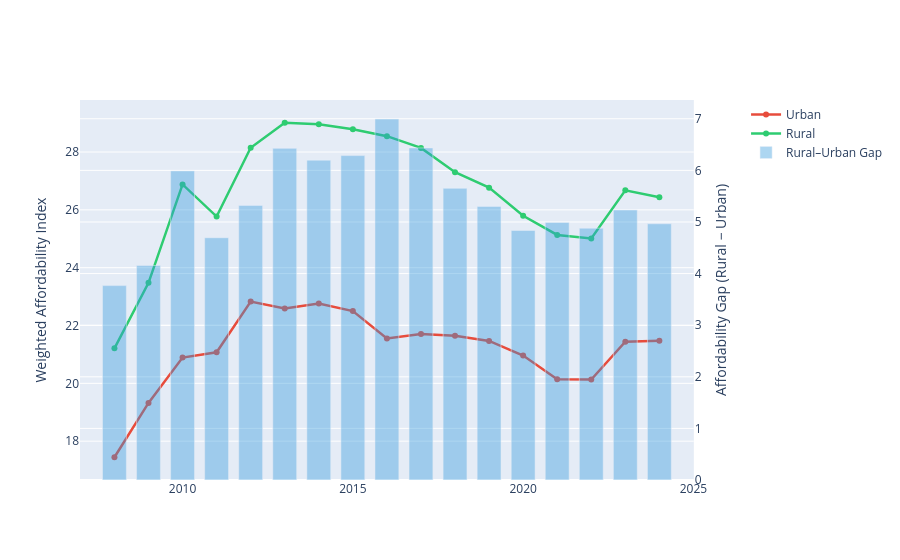

The notebook cell this image was saved under:
### Markdown cell above
### Fig 4 — Urban vs rural weighted affordability gap

### Code cell
fig = make_subplots(specs=[[{'secondary_y': True}]])

for label, color in [('Urban', '#e74c3c'), ('Rural', '#2ecc71')]:
    sub = df_weighted[df_weighted['urban_rural'] == label]
    fig.add_trace(
        go.Scatter(x=sub['year'], y=sub['weighted_affordability'],
                   name=label, line=dict(color=color, width=2.5), mode='lines+markers'),
        secondary_y=False,
    )

fig.add_trace(
    go.Bar(x=df_gap_pivot['year'], y=df_gap_pivot['gap'],
           name='Rural–Urban Gap', marker_color='rgba(52,152,219,0.4)'),
    secondary_y=True,
)
fig.update_layout(hovermode='x unified', bargap=0.3)
fig.update_yaxes(title_text='Weighted Affordability Index', secondary_y=False)
fig.update_yaxes(title_text='Affordability Gap (Rural − Urban)', secondary_y=True)
fig.write_html('Figures/weighted_affordability_gap.html')
fig.show()

### Figure 1 — Plotly figure (JSON) as saved in the notebook; plotly's stock layout.template omitted (floating-point values rounded to 4 significant figures)
{"data": [{"line": {"color": "#e74c3c", "width": 2.5}, "mode": "lines+markers", "name": "Urban", "type": "scatter", "x": [2008, 2009, 2010, 2011, 2012, 2013, 2014, 2015, 2016, 2017, 2018, 2019, 2020, 2021, 2022, 2023, 2024], "xaxis": "x", "y": [17.44, 19.32, 20.89, 21.07, 22.83, 22.59, 22.76, 22.5, 21.55, 21.71, 21.65, 21.47, 20.96, 20.14, 20.13, 21.44, 21.47], "yaxis": "y"}, {"line": {"color": "#2ecc71", "width": 2.5}, "mode": "lines+markers", "name": "Rural", "type": "scatter", "x": [2008, 2009, 2010, 2011, 2012, 2013, 2014, 2015, 2016, 2017, 2018, 2019, 2020, 2021, 2022, 2023, 2024], "xaxis": "x", "y": [21.21, 23.48, 26.88, 25.77, 28.15, 29.01, 28.96, 28.79, 28.55, 28.14, 27.3, 26.77, 25.8, 25.13, 25.01, 26.68, 26.44], "yaxis": "y"}, {"marker": {"color": "rgba(52,152,219,0.4)"}, "name": "Rural–Urban Gap", "type": "bar", "x": [2008, 2009, 2010, 2011, 2012, 2013, 2014, 2015, 2016, 2017, 2018, 2019, 2020, 2021, 2022, 2023, 2024], "xaxis": "x", "y": [3.767, 4.155, 5.989, 4.695, 5.321, 6.427, 6.198, 6.287, 6.996, 6.434, 5.652, 5.302, 4.835, 4.991, 4.879, 5.233, 4.965], "yaxis": "y2"}], "layout": {"bargap": 0.3, "hovermode": "x unified", "xaxis": {"anchor": "y", "domain": [0, 0.94]}, "yaxis": {"anchor": "x", "domain": [0, 1], "title": {"text": "Weighted Affordability Index"}}, "yaxis2": {"anchor": "x", "overlaying": "y", "side": "right", "title": {"text": "Affordability Gap (Rural − Urban)"}}}}
